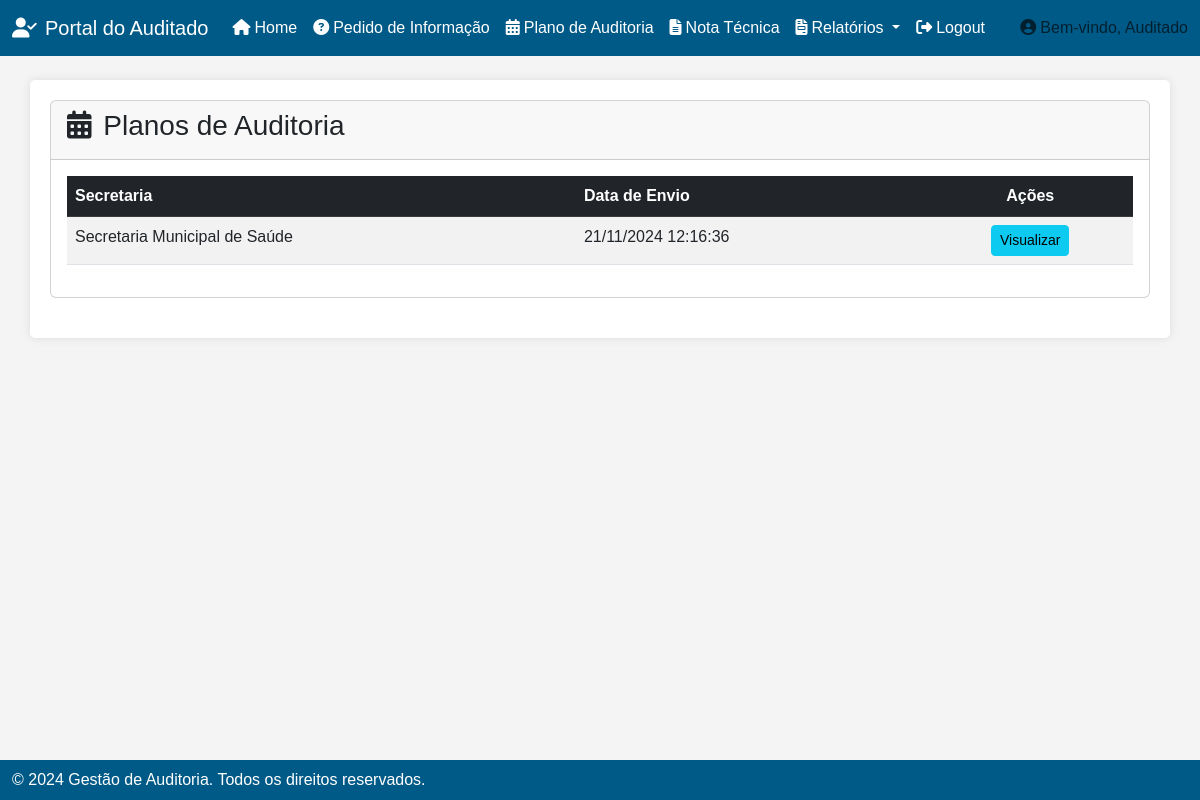
The page /visualizar_plano_auditoria (signed in) on the database as committed earlier.
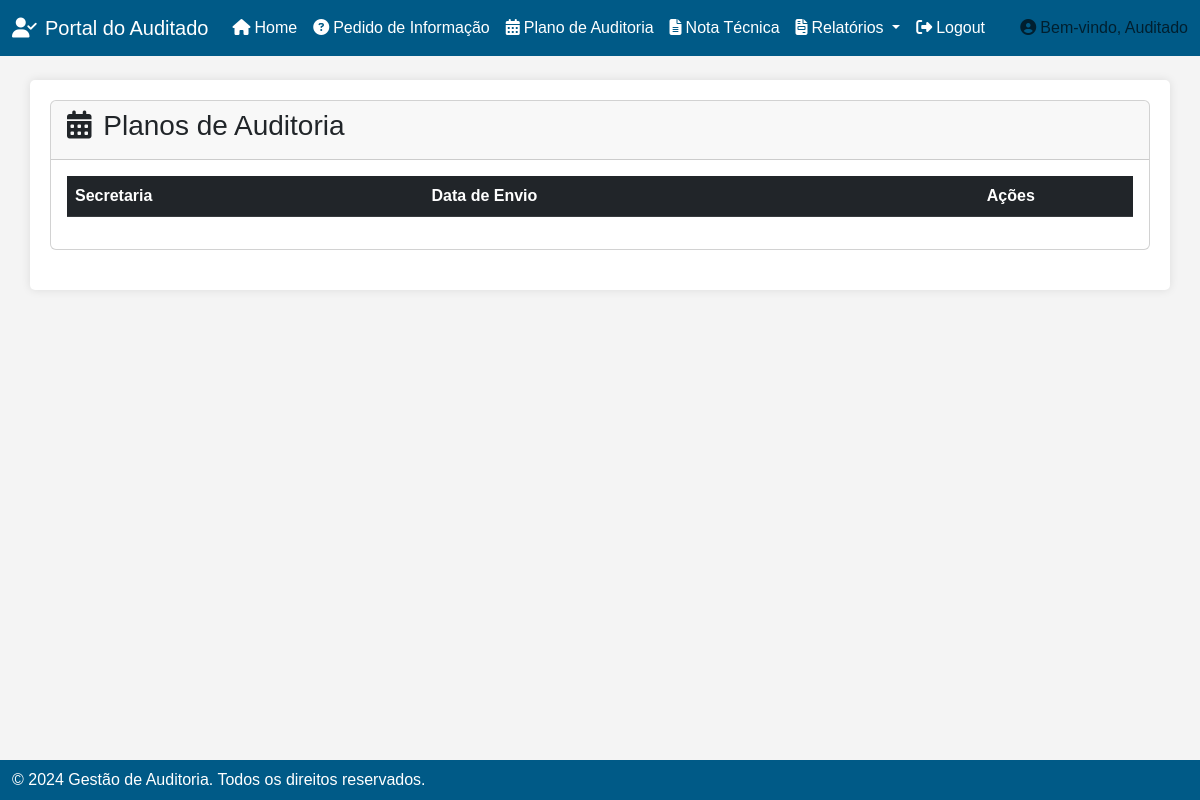
The same page on the database as committed later.
### app.py (models this page shows)
class Documento(db.Model):
    __tablename__ = 'documentos'
    id = db.Column(db.Integer, primary_key=True)
    secretaria = db.Column(db.String(100))
    cargo = db.Column(db.String(100))  # Esta coluna deve estar aqui
    usuario = db.Column(db.String(100))
    tipo_documento = db.Column(db.String(50))
    arquivo = db.Column(db.String(200))
    data_envio = db.Column(db.DateTime, default=datetime.utcnow)

### app.py (the view)
@app.route('/visualizar_plano_auditoria')
def visualizar_plano_auditoria():
    if 'user_secretaria' in session:
        documentos = Documento.query.filter_by(secretaria=session['user_secretaria'], tipo_documento='Plano de Auditoria').all()
        return render_template('auditado/visualizar_plano_auditoria.html', documentos=documentos)
    else:
        flash('Usuário não autenticado.')
        return redirect(url_for('login_auditado'))

### templates/auditado/visualizar_plano_auditoria.html (shortened to what this page needs)
{% extends "base_auditado.html" %}
{% block content %}
<div class="card">
    <div class="card-header">
        <h3><i class="fas fa-calendar-alt me-1"></i> Planos de Auditoria</h3>
    </div>
    <div class="card-body">
        <div class="table-responsive">
            <table class="table table-striped">
                <thead class="table-dark">
                    <tr>
                        <th>Secretaria</th>
                        <th>Data de Envio</th>
                        <th class="text-center">Ações</th>
                    </tr>
                </thead>
                <tbody>
                    {% for documento in documentos if documento.tipo_documento == 'Plano de Auditoria' %}
                        <tr>
                            <td>{{ documento.secretaria }}</td>
                            <td>{{ documento.data_envio.strftime('%d/%m/%Y %H:%M:%S') }}</td>
                            <td class="text-center">
                                <a href="{{ url_for('visualizar_documento', filename=documento.arquivo) }}" target="_blank" class="btn btn-info btn-sm">Visualizar</a>
                            </td>
                        </tr>
                    {% endfor %}
                </tbody>
            </table>
        </div>
    </div>
</div>
{% endblock %}

Rows that differ between the two databases and show on the page:
removed Documento: secretaria "Secretaria Municipal de Saúde", data_envio "21/11/2024 12:16:36"
